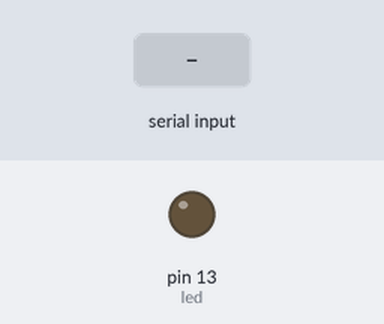
Bench run of a sketch on a simulated Arduino Uno, built with avr-gcc and run on an emulated ATmega328P. Shown: output pins drawn as LEDs (lit = HIGH). The test bench sets the inputs (shaded band).

Above: at 1.2 s.
1.3 s: "90,45\n" received over Serial
At 2.2 s:
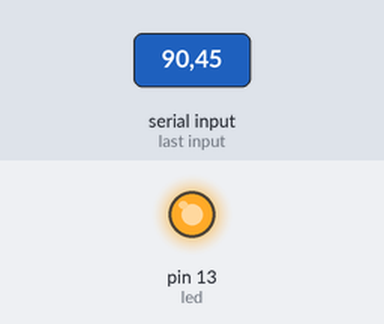
Timing chart, 0 to 4.3 s (numbered marks = the images above; inputs shaded):
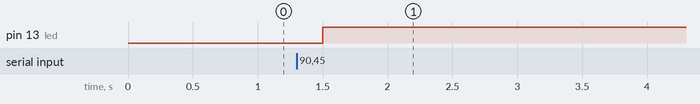

The sketch:

ProgramaPythonArduino2.ino
```cpp
int led = 13;

void setup() {
  // put your setup code here, to run once:
  pinMode(led, OUTPUT);
Serial.begin(9600);
Serial.setTimeout(100);

}

void loop() {
  // put your main code here, to run repeatedly:
  if(Serial.available()>0){
    int r = Serial.readString().toInt();
    digitalWrite(led,r);
  }
  delay(100);

}
```

Measured:
- after the input at 1.3 s, pin 13 (led): LOW → HIGH after 0.20 s
